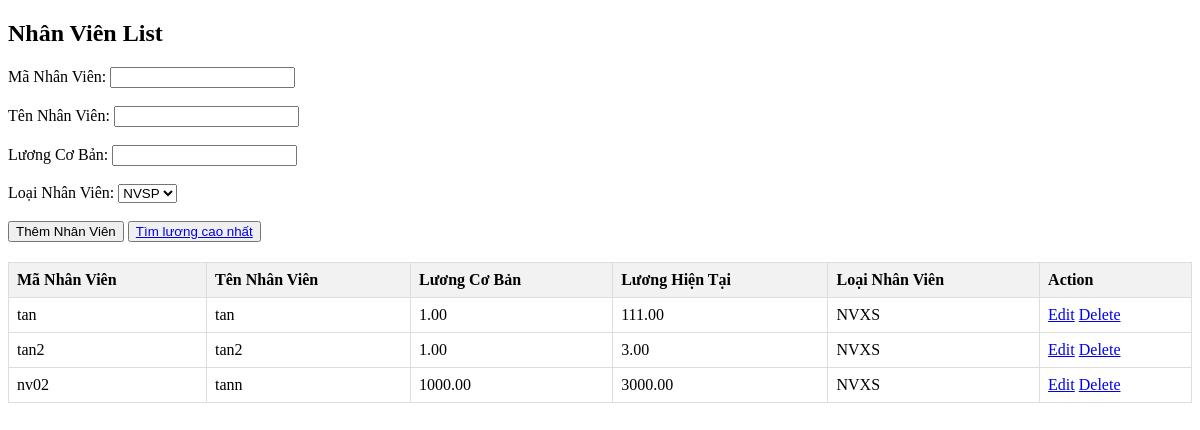
Before: /dsNhanVien/ with the older database file.
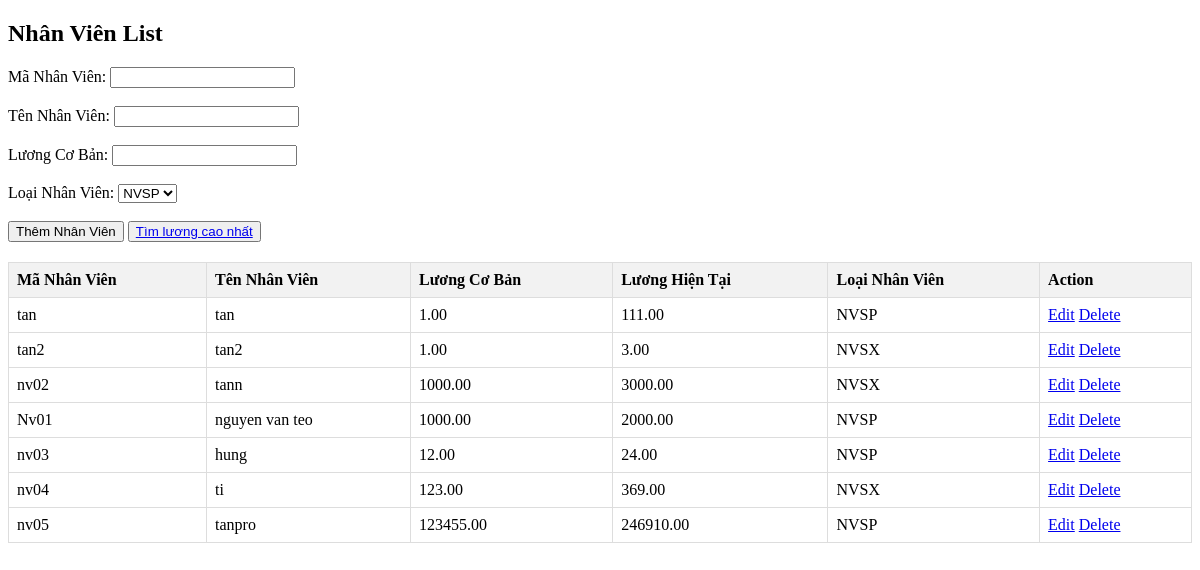
After: the same page with the newer database file.
### qlnv/models.py (models this page shows, shortened)
class NhanVien (models.Model):
    loaiNhanVien = models.ForeignKey(LoaiNhanVien,related_name='nhanvien', on_delete=models.CASCADE , null=True)
    maNV =  models.TextField(blank=True)
    tenNV =  models.TextField(blank=True)
    luongCB = models.DecimalField(max_digits=100, decimal_places=2)
    luongHT =models.DecimalField(max_digits=100, decimal_places=2 ,default=0.0,blank=True,null=True)
    class Meta:
        verbose_name_plural = ("NhanVien")

class LoaiNhanVien(models.Model):
    name = models.CharField(max_length=250,db_index=True)
    class Meta:
        verbose_name_plural ='LoaiNhanVien'

### qlnv/views.py (the view)
# urls.py: path('dsNhanVien/', views.nhanvien_list, name='nhanvien_list'),
def nhanvien_list(request):
    dsNhanVien = NhanVien.objects.all()
    dsLoaiNV = LoaiNhanVien.objects.all()
    return render(request, 'nhanvien_list.html', {'dsNhanVien': dsNhanVien,'dsLoaiNV': dsLoaiNV})

### qlnv/templates/nhanvien_list.html (shortened to what this page needs)
<!DOCTYPE html>
<html lang="en">
<head>
</head>
<body>
    <h2>Nhân Viên List</h2>
    <div class="input-form">
        <form method="POST"   action="{% url 'create' %}">
            <label for="maNV">Mã Nhân Viên:</label>
            <input type="text" name="maNV" id="maNV" required>
            <br>    <br>
            <label for="tenNV">Tên Nhân Viên:</label>
            <input type="text" name="tenNV" id="tenNV" required>
            <br>    <br>
            <label for="luongCD">Lương Cơ Bản:</label>
            <input type="text" name="luongCB" id="luongCB" required>
            <inpu type="hidden" name="luongHT" id="luongHT" >
            <br>    <br>
            <label for="loaiNhanVien">Loại Nhân Viên:</label>
            <select name="loaiNhanVien" id="loaiNhanVien" required>
                {% for lnv in dsLoaiNV %}
                    <option value="{{lnv.id}}">{{lnv.name }}</option>
                {% endfor %}
            </select>
            <br>    <br>
            <button type="submit">Thêm Nhân Viên</button>
            <button type="submit" > <a href="{% url 'timkiemNV' %}">Tìm lương cao nhất</a></button>
        </form>
    </div>
    <table>
        <thead>
            <tr>
                <th>Mã Nhân Viên</th>
                <th>Tên Nhân Viên</th>
                <th>Lương Cơ Bản</th>
                <th>Lương Hiện Tại</th>
                <th>Loại Nhân Viên</th>
                <th>Action</th>
            </tr>
        </thead>
        <tbody>
            {% for nhanvien in dsNhanVien %}
                <tr>
                    <td>{{ nhanvien.maNV }}</td>
                    <td>{{ nhanvien.tenNV }}</td>
                    <td>{{ nhanvien.luongCB }}</td>
                    <td>{{ nhanvien.luongHT }}</td>
                    <td>{{ nhanvien.loaiNhanVien.name }}</td>
                    <td>
                       <a href="{% url 'edit' pk=nhanvien.pk %}">Edit</a>
                        <a href="{% url 'delete' pk=nhanvien.pk %}">Delete</a>
                    </td>
                </tr>
            {% endfor %}
        </tbody>
    </table>
</body>
</html>

Changed rows visible on the page:
changed NhanVien "tan": loaiNhanVien.name "NVXS" → "NVSP"
changed through a linked row, NhanVien "tan2": loaiNhanVien.name "NVXS" → "NVSX"
changed through a linked row, NhanVien "nv02": loaiNhanVien.name "NVXS" → "NVSX"
added NhanVien: maNV "Nv01", tenNV "nguyen van teo", luongCB "1000.00", luongHT "2000.00", loaiNhanVien.name "NVSP"
added NhanVien: maNV "nv03", tenNV "hung", luongCB "12.00", luongHT "24.00", loaiNhanVien.name "NVSP"
added NhanVien: maNV "nv04", tenNV "ti", luongCB "123.00", luongHT "369.00", loaiNhanVien.name "NVSX"
added NhanVien: maNV "nv05", tenNV "tanpro", luongCB "123455.00", luongHT "246910.00", loaiNhanVien.name "NVSP"
